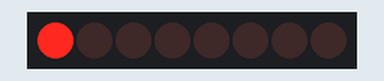
The sketch below on a simulated Arduino Uno, built with avr-gcc and run on an emulated ATmega328P. Shown: 8 shift-register outputs drawn as a row of LEDs (first output left, lit = HIGH). Wiring (inferred from the names in the program): shift register (74HC595): data pin 8; shift clock pin 10; latch pin 9. Wiring (inferred from the signals the program sends): row of LEDs: on Q0, Q1, Q2, Q3, Q4, Q5, Q6, Q7.

Above: at 0.05 s.
At 0.45 s:
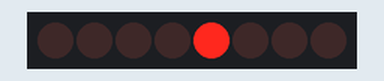
At 0.75 s:
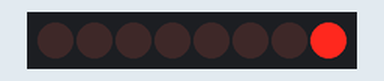
At 1.55 s:
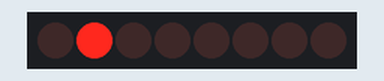
At 2.35 s:
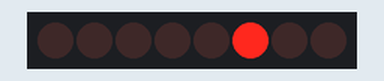
At 3.15 s:
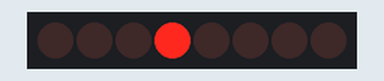
Timing chart, 0 to 3.5 s (numbered marks = the images above):
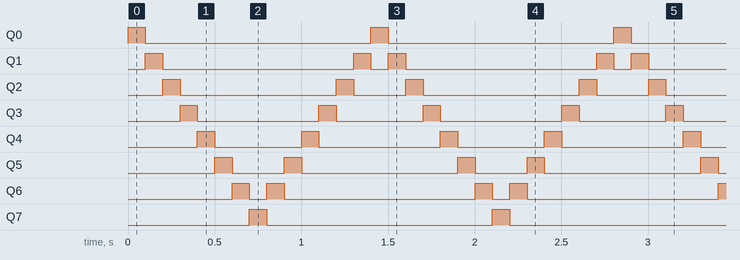

Measured:
- by itself, Q0, Q7: alternates HIGH for 0.10 s and LOW for 1.3 s
- by itself, Q1: repeats every 1.4 s: LOW 1.1 s, HIGH 0.10 s, LOW 0.10 s, HIGH 0.10 s
- by itself, Q2: repeats every 1.4 s: LOW 0.90 s, HIGH 0.10 s, LOW 0.30 s, HIGH 0.10 s
- by itself, Q3: repeats every 1.4 s: LOW 0.70 s, HIGH 0.10 s, LOW 0.50 s, HIGH 0.10 s
- by itself, Q4: repeats every 1.4 s: LOW 0.50 s, HIGH 0.10 s, LOW 0.70 s, HIGH 0.10 s
- by itself, Q5: repeats every 1.4 s: LOW 0.30 s, HIGH 0.10 s, LOW 0.90 s, HIGH 0.10 s
- by itself, Q6: repeats every 1.4 s: LOW 0.10 s, HIGH 0.10 s, LOW 1.1 s, HIGH 0.10 s

The sketch:

lightrider.ino
```cpp
const int SER = 8; // DATA output pin

const int RCLK = 9; // LATCH output pin
const int SRCLK = 10; // CLOCK output pin

int seq[14] = {1,2,4,8,16,32,64,128,64,32,16,8,4,2}; // Animation sequence

void setup() {
    pinMode(SER, OUTPUT);
    pinMode(RCLK, OUTPUT);
    pinMode(SRCLK, OUTPUT);
}

void loop() {
    // for (int i = 0; i < 14; i++) {
    //     digitalWrite(RCLK, LOW); // LATCH is LOW
    //     shiftOut(SER, SRCLK, MSBFIRST, seq[i]); // Higher bit is first
    //     digitalWrite(RCLK, HIGH); // LATCH is HIGH - flushing register to output
    //     delay(100);
    // }
    alternative();
}

// Another way of doing lightrider without preset sequence
void alternative() {
    int val = B00000001;
    bool direction = true;
    for (int i = 0; i < 14; i++) {
        digitalWrite(RCLK, LOW); // LATCH is LOW
        shiftOut(SER, SRCLK, MSBFIRST, val); // Higher bit is first
        digitalWrite(RCLK, HIGH); // LATCH is HIGH - flushing register to output

        if (direction == true)
            val <<= 1;
        else
            val >>= 1;

        if (val == 128) direction = !direction; // Change direction if value is 10000000

        delay(100);
    }
}
```
